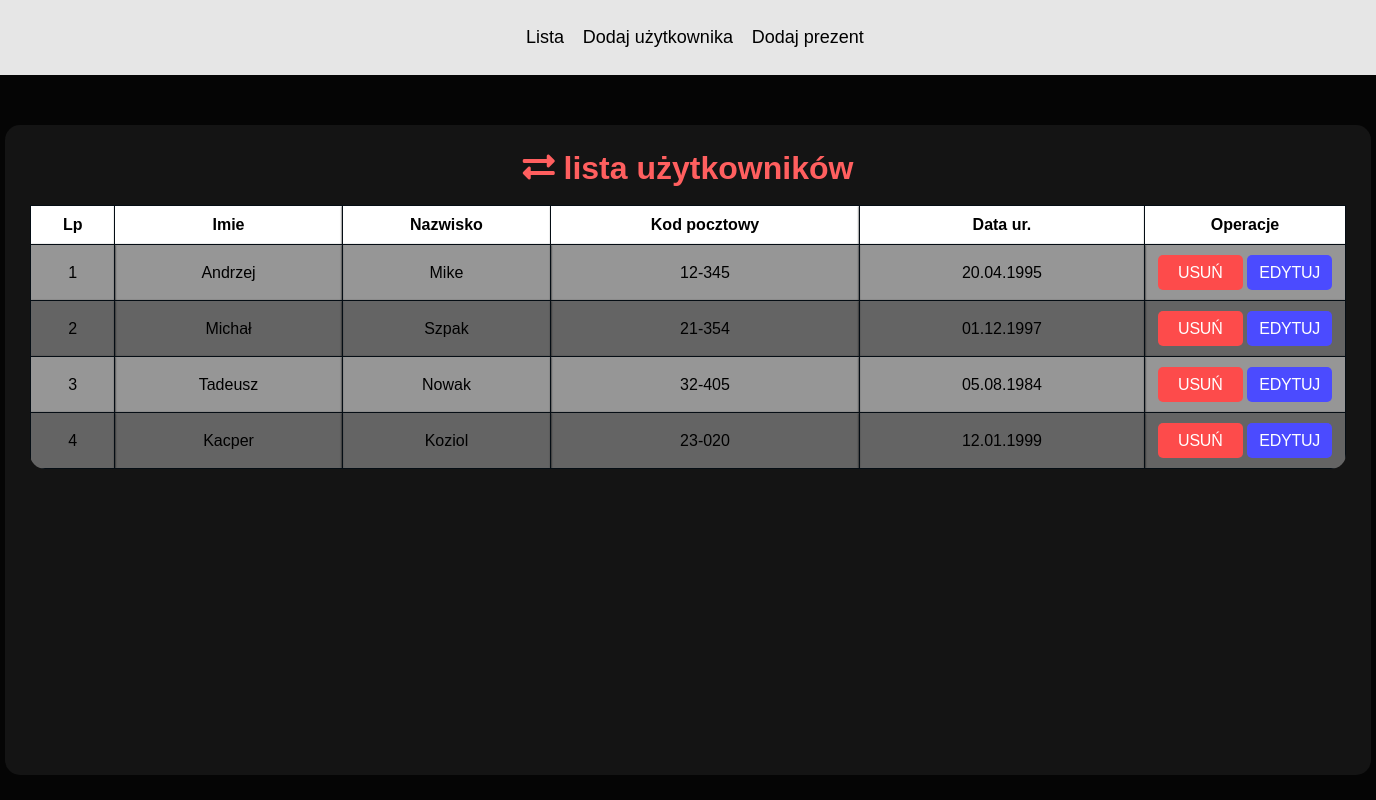
Screenshot of /index.php?list=persons with the database file from the repository.
### tables this page shows
CREATE TABLE `persons` (
  `Id` int(11) NOT NULL,
  `FirstName` varchar(100) DEFAULT NULL,
  `LastName` varchar(100) DEFAULT NULL,
  `PostalCode` varchar(100) DEFAULT NULL,
  `DateOfBirth` varchar(100) DEFAULT NULL
);

### php/class/sql.php (called while the page is built, shortened)
<?php
class ConnectSql
{
    protected mysqli $connection;
    public function __construct(string $hostname = "localhost", string $username = "root", ?string $password = null, string $database = "3tipsp_prezenty")
    {
        $this->connection = mysqli_connect($hostname,$username,$password,$database);
    }
    public function querySelect(string $query):array{
        $data = [];
            $q = mysqli_query($this->connection, $query);
            if($q){
                while($row = $q->fetch_row()){
                    $data[] = $row;
                }
            }
        return $data;
    }
}

### php/class/person.php (the view, shortened to what this page needs)
<?php
require_once "sql.php";
Class Person extends ConnectSql implements tohtml2{
    protected string $tablename = "persons";
    protected array  $tablefields = ["Id,","FirstName,","LastName,","PostalCode,","DateOfBirth"];
    public function getData(int $id = null){
        $sqlquery = "SELECT ";
            foreach($this->tablefields as $x){
                $sqlquery .= $this->tablename.".".$x." ";
            }
        $sqlquery .= "FROM $this->tablename";
        $this->data = $this->querySelect($sqlquery);
        return $this->data;
    }
    public function write(array $data):void{
        $lp = 0;
        $html = <<<TEXT
            <table class='table-list'>
                <tr>
                    <th>Lp</th>
                    <th>Imie</th>
                    <th>Nazwisko</th>
                    <th>Kod pocztowy</th>
                    <th>Data ur.</th>
                    <th style='width:200px;'>Operacje</th>
                </tr>
        TEXT;
        foreach($data as $x){
            $lp += 1;
            $html .= <<<TEXT
                <tr>
                    <td>$lp</td>
                    <td>$x[1]</td>
                    <td>$x[2]</td>
                    <td>$x[3]</td>
                    <td>$x[4]</td>
                    <td>
                        <a href="confirm.php?type=pdelete&id=$x[0]" class="btn btn-delete">Usuń</a>
                        <a href="edit.php?type=pedit&id=$x[0]" class="btn btn-edit">Edytuj</a>
                    </td>
                </tr>
            TEXT;
        }
        $html .="</table>";
        echo $html;
    }
}

### public/css/main.css (style rules this page uses)
* { margin:0; padding:0; }
body { background-color:rgb(5,5,5); color:rgb(255,255,255); }
table { width:100%; border-collapse:collapse; font-family:Arial, Helvetica, sans-serif; color:white; border-bottom-left-radius:15px; border-bottom-right-radius:15px; overflow:hidden; }
td, th { border: 1px solid rgb(5, 13, 20); padding:10px; box-shadow: 0px 0px 2px 0px black; }
th { padding: 10px 0px 10px 0px; background-color: rgb(255,255,255); color:black; }
tr { background-color:rgb(150, 150, 150); color:black; transition-property: background-color; transition-duration:.25s; }
tr:nth-child(odd) { background-color:rgb(100, 100, 100); }
.btn { display:inline-block; min-width:75px; min-height:25px; padding:5px; line-height:25px; background-color:black; color:white; border-radius:5px; text-decoration:none; text-transform:uppercase; font-family:Arial, Helvetica, sans-serif; font-weight:normal; letter-spacing:-.25px; border:none; transition-property:box-shadow; transition-duration:.15s; }
.btn-delete { background-color:rgb(253, 75, 75) }
.btn-edit { background-color:rgb(75, 75, 255); }

### rows the page displays
persons: FirstName "Andrzej", LastName "Mike", PostalCode "12-345", DateOfBirth "20.04.1995"
persons: FirstName "Michał", LastName "Szpak", PostalCode "21-354", DateOfBirth "01.12.1997"
persons: FirstName "Tadeusz", LastName "Nowak", PostalCode "32-405", DateOfBirth "05.08.1984"
persons: FirstName "Kacper", LastName "Koziol", PostalCode "23-020", DateOfBirth "12.01.1999"
